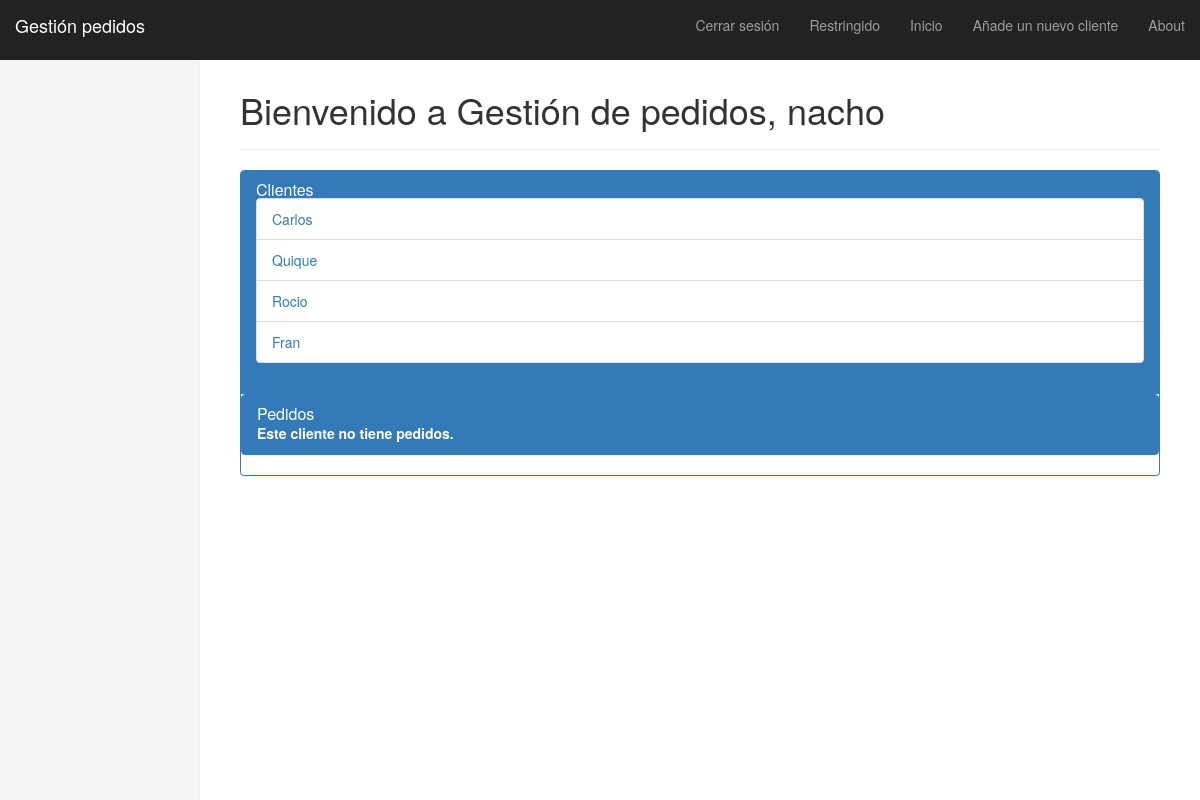
The page /gestionpedidos/ (signed in) on the database its author committed.
### gestionpedidos/models.py (models this page shows, shortened)
class Cliente(models.Model):
    name = models.CharField(max_length=128, unique=True)
    slug = models.SlugField(unique=True)

### gestionpedidos/views.py (the view)
def index(request):
    cliente_list = Cliente.objects.all()
    context_dict = {'clientes': cliente_list}
    return render(request, 'gestionpedidos/index.html', context_dict)

### templates/gestionpedidos/index.html (shortened to what this page needs)
{% extends 'base.html' %}
{% load staticfiles %}
{% block body_block %}
        {% if user.is_authenticated %}
             <div class="page-header">
                <h1>Bienvenido a Gestión de pedidos, {{ user.username }}</h1>
        {% else %}
            <h1>Bienvenido a Gestión de pedidos</h1>
        {% endif %}
            </div>
    <div class="panel panel-primary">
        <div class="panel-heading">
           <h3 class="panel-title">Clientes</h3>
           {% if clientes %}
            <ul class="list-group">
                {% for cliente in clientes %}
                <li class="list-group-item"><a href="/gestionpedidos/cliente/{{ cliente.slug }}">{{ cliente.name }}</a></li>
                {% endfor %}
            </ul>
            {% else %}
                <strong>Ho hay clientes</strong>
            {% endif %}
        </div>
        <div class="panel panel-primary">
            <div class="panel-heading">
                <h3 class="panel-title">Pedidos</h3>
                {% if pedidos %}
                <ul>
                    {% for pedido in pedidos %}
                    <li><a href="{{ pedido.url }}">{{ pedido.title }}</a></li>
                    {% endfor %}
                </ul>
                {% else %}
                    <strong>Este cliente no tiene pedidos.</strong>
                {% endif %}
            </div>
        </div>
    </div>
    {% endblock %}

### static/dashboard.css (style rules this page uses)
body { padding-top: 50px; }
.main .page-header { margin-top: 0; }

### rows shown on the page
Cliente: name "Carlos"
Cliente: name "Quique"
Cliente: name "Rocio"
Cliente: name "Fran"

### other values the page prints
{{ user.username }} "nacho"
